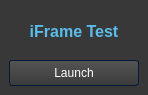
<?xml version="1.0" encoding="UTF-8"?>
<ui version="4.0">
 <class>MainWindow</class>
 <widget class="QMainWindow" name="MainWindow">
  <property name="geometry">
   <rect>
    <x>0</x>
    <y>0</y>
    <width>148</width>
    <height>95</height>
   </rect>
  </property>
  <property name="minimumSize">
   <size>
    <width>148</width>
    <height>95</height>
   </size>
  </property>
  <property name="maximumSize">
   <size>
    <width>148</width>
    <height>95</height>
   </size>
  </property>
  <property name="windowTitle">
   <string>iFrame Test</string>
  </property>
  <property name="styleSheet">
   <string notr="true">/*-----QWidget-----*/
QWidget
{
	background-color: #383838;
	color: #fff;
	selection-background-color: #b78620;
	selection-color: #000;

}

QLabel
{
	color: rgb(91, 189, 234);

}

QPushButton
{
	background-color: qlineargradient(spread:repeat, x1:1, y1:0, x2:1, y2:1, stop:0 rgba(84, 84, 84, 255),stop:1 rgba(59, 59, 59, 255));
	color: #ffffff;
	border-style: solid;
	border-width: 1px;
	border-radius: 3px;
	border-color: #051a39;
	padding: 5px;

}

QPushButton::hover
{
	background-color: rgba(138, 231, 250, 20%);
	border: 1px solid #B3F2FF;

}


QPushButton::pressed
{
	background-color: qlineargradient(spread:repeat, x1:1, y1:0, x2:1, y2:1, stop:0 rgba(74, 74, 74, 255),stop:1 rgba(49, 49, 49, 255));
	border: 1px solid #B3F2FF;

}</string>
  </property>
  <widget class="QWidget" name="centralwidget">
   <property name="layoutDirection">
    <enum>Qt::LeftToRight</enum>
   </property>
   <layout class="QVBoxLayout" name="verticalLayout">
    <item>
     <widget class="QLabel" name="titleLabel">
      <property name="font">
       <font>
        <pointsize>12</pointsize>
        <weight>75</weight>
        <bold>true</bold>
       </font>
      </property>
      <property name="text">
       <string>iFrame Test</string>
      </property>
      <property name="alignment">
       <set>Qt::AlignCenter</set>
      </property>
     </widget>
    </item>
    <item>
     <widget class="QPushButton" name="launchFrame">
      <property name="maximumSize">
       <size>
        <width>16777215</width>
        <height>16777215</height>
       </size>
      </property>
      <property name="text">
       <string>Launch</string>
      </property>
     </widget>
    </item>
   </layout>
  </widget>
 </widget>
 <resources/>
 <connections/>
</ui>
